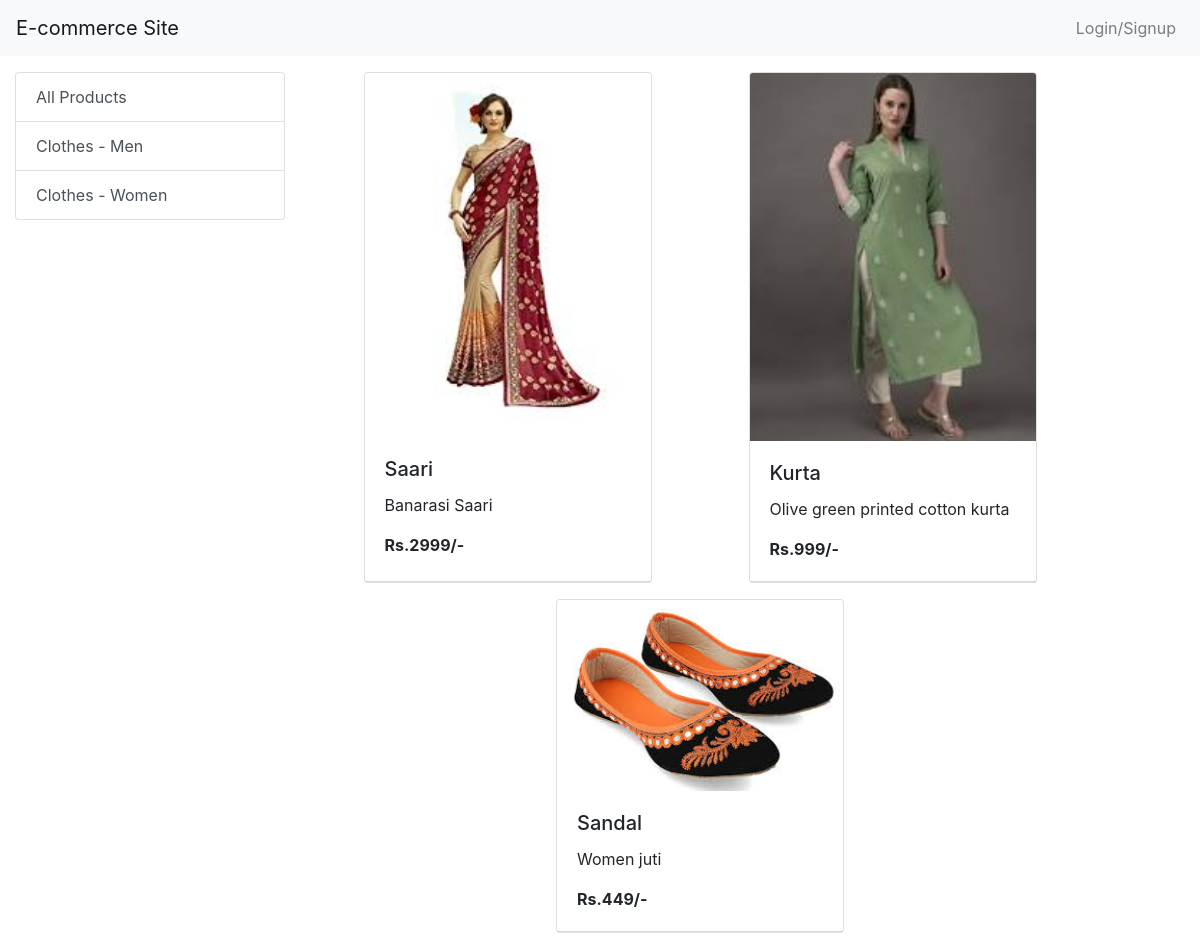
The app's page /home/?category=2 with its own data.
### store/models/category.py (models this page shows, shortened)
class Category(models.Model):
    name = models.CharField(max_length=20)
    @staticmethod
    def get_all_categories():
        return Category.objects.all()

### store/models/product.py (models this page shows, shortened)
class Product(models.Model):
    name = models.CharField(max_length=50)
    price = models.IntegerField(default=0)
    category = models.ForeignKey(Category, on_delete=models.CASCADE)
    description = models.CharField(max_length=200, default='')
    image = models.ImageField(upload_to='upload/products_images/')
    @staticmethod
    def get_all_products_by_category(category):
        return Product.objects.filter(category=category)

### store/views.py (the view)
# urls.py: url('home/', index),
def index(request):
    if request.method == "GET":
        product_list = Product.get_all_products() if not request.GET.get('category') \
            else Product.get_all_products_by_category(request.GET.get('category'))
        content = {
            'productList': product_list,
            'categories': Category.get_all_categories(),
        }
        return render(request, 'orders/index.html', content)
    remove = request.POST.get('remove', 0)
    cart = Customer.remove_product_from_cart(request) if remove else Customer.add_product_to_cart(request)
    request.session['cart'] = cart
    return redirect(index)

### store/templates/orders/index.html (shortened to what this page needs)
{% extends 'base.html' %}
{% block content %}
{% load cart %}
<div class="container-fluid mt-3">
    <div class="row">
        <div class="col-lg-3">
            <div class="list-group">
                <a href="/home/" class="list-group-item
                list-group-item-action ">All Products </a>
                {% for category in categories%}
                <a href="/home/?category={{category.id}}" class="list-group-item
                list-group-item-action ">{{category.name}} </a>
                {% endfor %}
            </div>
        </div>
        <div id="product" class="col-lg-8">
            <div class="row mx-auto">
                {% for item in productList %}
                <div class="card mx-auto mb-3" style="width: 18rem;">
                    <img class="card-img-top" src="{{item.image.url}}" alt="Card image cap">
                    <div class="card-body">
                        <h5 class="card-title">{{item.name|title}}</h5>
                        <p class="card-text">{{item.description}}</p>
                        <p class="card-text"><strong>Rs.{{item.price}}/-</strong></p>
                    </div>
                    <div class="card-footer p-0 no-gutters">
                    </div>
                </div>
                {% endfor %}
            </div>
        </div>
    </div>
</div>
{% endblock %}

### records on screen
Category: name "Clothes - Men"
Category: name "Clothes - Women"
Product: image (picture), name "Saari", description "Banarasi Saari", price "2999"
Product: image (picture), name "Kurta", description "Olive green printed cotton kurta", price "999"
Product: image (picture), name "Sandal", description "Women juti", price "449"
